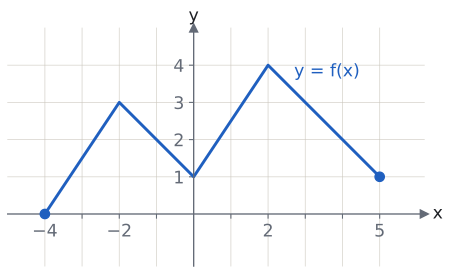

Reproduce this figure in Python.
import sys; sys.path.insert(0, "tools")
from cizim import *

# f: [−4, 5] → R, köşeler (−4, 0), (−2, 3), (0, 1), (2, 4), (5, 1).
# f(x) = 2 → 4 kök; f(x) = k üç kök → k = 1 ya da k = 3.
fig, ax = sekil(5.6, 4.0)
eksenler(ax, x=(-5.0, 6.2), y=(-1.4, 5.0))
ax.set_aspect("equal")
ax.set_xticks([-4, -3, -2, -1, 1, 2, 3, 4, 5]); ax.set_xticklabels(["−4", "", "−2", "", "", "2", "", "", "5"])
ax.set_yticks([1, 2, 3, 4]); ax.set_yticklabels(["1", "2", "3", "4"])
X = [-4, -2, 0, 2, 5]; Y = [0, 3, 1, 4, 1]
ax.plot(X, Y, color=MAVI)
nokta(ax, -4, 0, renk=MAVI); nokta(ax, 5, 1, renk=MAVI)
ax.text(2.7, 3.7, "y = f(x)", color=MAVI, fontsize=13)
kaydet(fig, __file__)
